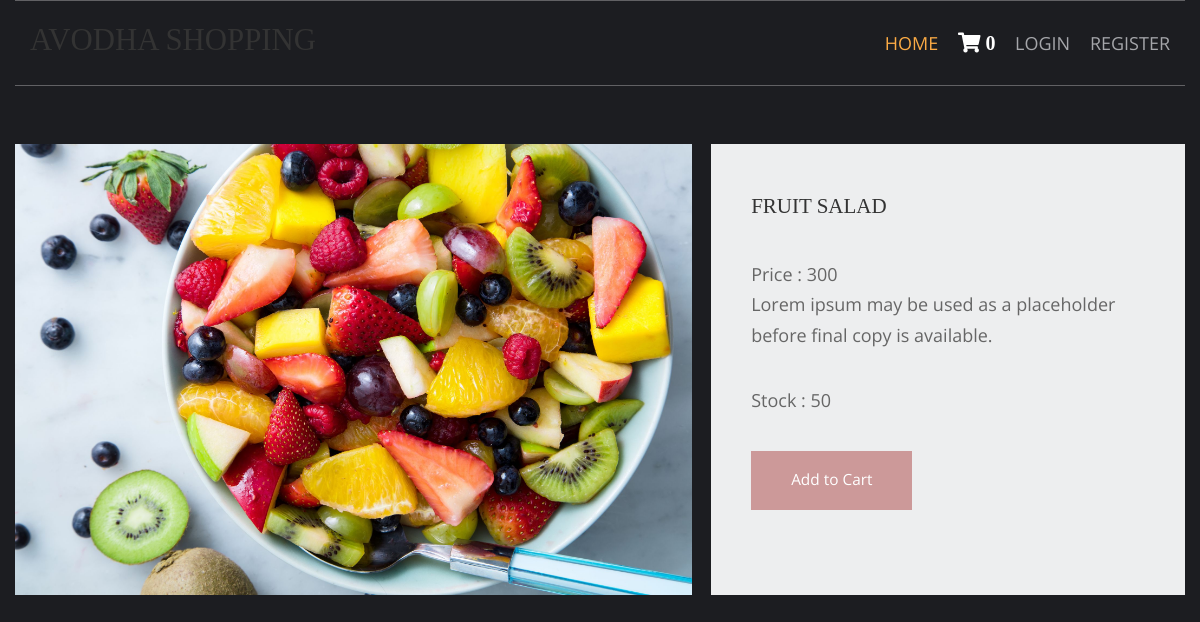
Page /fruit-recipe/fruit-salad on the committed database.
### shop/models.py (models this page shows, shortened)
class products(models.Model):
    name = models.CharField(max_length=150, unique=True)
    slug = models.SlugField(max_length=150, unique=True)
    img = models.ImageField(upload_to='product')
    desc = models.TextField()
    stock = models.IntegerField()
    available = models.BooleanField()
    price = models.IntegerField()
    category = models.ForeignKey(categ, on_delete=models.CASCADE)

### shop/views.py (the view)
# urls.py: path('<slug:c_slug>/<slug:product_slug>', views.prodDetails, name='details'),
def prodDetails(request, c_slug, product_slug):
    try:
        prodt = products.objects.get(category__slug=c_slug, slug=product_slug)
    except Exception as e:
        raise e
    return render(request, 'item.html', {'pr': prodt})

### cart/context_processor.py (called while the page is built)
def count(request):
    item_count = 0
    if 'admin' in request.path:
        return {}
    else:
        try:
            ct = cartlist.objects.filter(cart_id=c_id(request))
            cti = items.objects.all().filter(cart=ct[:1])
            for c in cti:
                item_count += c.qty
        except cartlist.DoesNotExist:
            item_count = 0
        return dict(itc=item_count)

### cart/views.py (called while the page is built)
def c_id(request):
    ct_id = request.session.session_key
    if not ct_id:
        ct_id = request.session.create()
    return ct_id

### templates/item.html (shortened to what this page needs)
{% extends 'base.html' %}
{% load static %}
{% block content %}
<html lang="en">
<head>
    <link href="{% static 'pr/fontawesome/css/all.min.css' %}" rel="stylesheet" />
    <link href="{% static 'pr/css/templatemo-comparto.css' %}" rel="stylesheet" />
</head>
<body>
  <br><br>
        <section class="tm-mb-1" id="about">
            <div class="tm-row tm-about-row">
                <div class="tm-section-1-l">
                    <img src="{{pr.img.url}}" alt="About image" class="tm-img-responsive">
                </div>
                <article class="tm-section-1-r tm-bg-color-8">
                    <h2 class="tm-mb-2 tm-title-color">{{pr.name}}</h2>
                    <p>Price : {{pr.price}}<br>{{pr.desc}}</p>
                    <p>Stock : {{pr.stock}}</p>
{% if pr.stock <= 0 %}
<h1 style="color:red"> Sorry, Its Out Of Stock</h1>
                    {% else %}
                    <a href="{% url 'addcart' pr.id %}" class="tm-btn tm-btn-1 tm-link-to-services">Add to Cart</a>
{% endif %}
                </article>
            </div>
        </section>
</body>
</html>
{% endblock %}

### static/hm/layout/styles/layout.css (style rules this page uses)
*, *::before, *::after { transition:all .3s ease-in-out; }
body { color:#A5A6AA; background-color:#1C1D21; }
a { color:#FBAB45; }

### static/pr/css/templatemo-comparto.css (style rules this page uses)
*, *::before, *::after { box-sizing: border-box; outline: none; }
ul, h1, h2, h3, h4, p, figure { padding: 0; margin: 0; }
body { font-family: 'Open Sans', Arial, sans-serif; font-size: 18px; overflow-x: hidden; padding-left: 15px; padding-right: 15px; margin: 0; }
h2 { font-size: 1.5rem; }
a { transition: all 0.3s ease; text-decoration: none; }
p { color: #666; line-height: 1.7; margin-bottom: 35px; }
h1, h2, h3, h4, h5, h6 { color: #333; }
.tm-mb-1 { margin-bottom: 20px; }
.tm-mb-2 { margin-bottom: 40px; }
.tm-bg-color-8 { background-color: #EDEEEF; }
.tm-img-responsive { max-width: 100%; height: auto; }
.tm-section-1-l { width: 57.85%; margin-right: 1.65%; }
.tm-section-1-r { padding: 50px 40px; width: 40.5%; }
.tm-row { display: flex; }
.tm-btn { display: inline-block; padding: 15px 40px; font-size: 1.1rem; border: none; background-color: #CC9999; color: white; }
a { color: #666; }

### static/hm/layout/styles/framework.css (style rules this page uses)
html { overflow-y:scroll; overflow-x:hidden; }
html, body { margin:0; padding:0; font-size:14px; line-height:1.6em; }
*, *::before, *::after { box-sizing:border-box; }
a { outline:none; text-decoration:none; }
img { width:auto; max-width:100%; height:auto; margin:0; padding:0; border:none; line-height:normal; vertical-align:middle; }
body, input, textarea, select { font-family:Verdana, Geneva, sans-serif; }
h1, h2, h3, h4, h5, h6, .heading { font-family:Georgia, "Times New Roman", Times, serif; }
::placeholder { opacity:1; }
h1, h2, h3, h4, h5, h6, .heading { margin:0 0 20px 0; font-size:1.4rem; line-height:normal; font-weight:normal; text-transform:uppercase; }
address, article, aside, figcaption, figure, footer, header, main, nav, section { display:block; margin:0; padding:0; }

### rows in the picture
products: img (picture), name "FRUIT SALAD", price "300", desc "Lorem ipsum may be used as a placeholder before final copy is available.", stock "50"

### other values in the picture
{{ itc }} "0"
